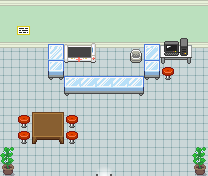

Rendered tile map (Tiled .tmx) drawn with the repository's tilesets; below, a short description and the map source with its tile grids summarised:
An orthogonal 13x11 tile map with 16x16 px tiles, 4 tile layers (Tile Layer 1, Tile Layer 2, Tile Layer 3, Above player), 3 tilesets and 15 objects (8x collision, 7x event).

<map version="1.10" tiledversion="git" orientation="orthogonal" renderorder="right-down" compressionlevel="0" width="13" height="11" tilewidth="16" tileheight="16" infinite="0" nextlayerid="7" nextobjectid="31">
 <properties>
  <property name="edges" value="clamped" />
  <property name="inside" type="bool" value="true" />
  <property name="scenario" value="xero" />
  <property name="slug" value="cotton_cathedral" />
  <property name="map_type" value="clinic" />
 </properties>
 <tileset firstgid="1" source="../gfx/tilesets/core_indoor_walls.tsx" />
 <tileset firstgid="3865" source="../gfx/tilesets/core_indoor_floors.tsx" />
 <tileset firstgid="7729" source="../gfx/tilesets/core_set pieces.tsx" />
 <layer id="1" name="Tile Layer 1" width="13" height="11">
  <data>[143 cells, 143 non-empty, 4 distinct tile ids]</data>
 </layer>
 <layer id="2" name="Tile Layer 2" width="13" height="11">
  <data>[143 cells, 34 non-empty, 25 distinct tile ids]</data>
 </layer>
 <layer id="3" name="Tile Layer 3" width="13" height="11">
  <data>[143 cells, 4 non-empty, 2 distinct tile ids]</data>
 </layer>
 <layer id="4" name="Above player" width="13" height="11">
  <data>[143 cells, 5 non-empty, 3 distinct tile ids]</data>
 </layer>
 <objectgroup color="#ff0000" id="5" name="Collisions">
  <object id="5" type="collision" x="32" y="112" width="32" height="32" />
  <object id="6" type="collision" x="160" y="48" width="32" height="16" />
  <object id="7" type="collision" x="144" y="48" width="16" height="32" />
  <object id="8" type="collision" x="64" y="80" width="80" height="16" />
  <object id="9" type="collision" x="48" y="48" width="16" height="32" />
  <object id="11" type="collision" x="0" y="32" width="208" height="16" />
  <object id="22" type="collision" x="0" y="160" width="16" height="16" />
  <object id="23" type="collision" x="192" y="160" width="16" height="16" />
 </objectgroup>
 <objectgroup color="#ffff00" id="6" name="Events">
  <object id="17" name="Go outside" type="event" x="96" y="160" width="16" height="16">
   <properties>
    <property name="act10" value="transition_teleport cotton_town.tmx,19,27,0.3" />
    <property name="act20" value="char_face player,down" />
    <property name="cond10" value="is char_at player" />
    <property name="cond20" value="is char_facing player,down" />
   </properties>
  </object>
  <object id="24" name="Play Music" type="event" x="0" y="0" width="16" height="16">
   <properties>
    <property name="act10" value="play_music music_cathedral_theme" />
    <property name="cond10" value="not music_playing music_cathedral_theme" />
   </properties>
  </object>
  <object id="26" name="create npcs" type="event" x="32" y="0" width="16" height="16">
   <properties>
    <property name="act10" value="create_npc tabanurse,5,4,stand" />
    <property name="cond10" value="not char_exists tabanurse" />
   </properties>
  </object>
  <object id="27" name="hello there" type="event" x="80" y="80" width="16" height="16">
   <properties>
    <property name="act10" value="translated_dialog tabanurse_dialog_cotton" />
    <property name="act20" value="translated_dialog_choice yes:no,chooses" />
    <property name="cond10" value="is char_facing_tile player" />
    <property name="cond20" value="is button_pressed K_RETURN" />
    <property name="cond30" value="not variable_set chooses:yes" />
   </properties>
  </object>
  <object id="28" name="Heal SaiyanQuest" type="event" x="80" y="96" width="16" height="16">
   <properties>
    <property name="act10" value="set_monster_health" />
    <property name="act20" value="set_monster_status" />
    <property name="act30" value="translated_dialog okaythen" />
    <property name="act40" value="char_face tabanurse,up" />
    <property name="act50" value="wait 1" />
    <property name="act60" value="char_face tabanurse,down" />
    <property name="act70" value="translated_dialog okaythen2" />
    <property name="act80" value="set_variable chooses:none" />
    <property name="act90" value="set_teleport_faint player,cotton_cathedral.tmx,6,7" />
    <property name="cond10" value="is variable_set chooses:yes" />
   </properties>
  </object>
  <object id="29" name="Auto Healing Teleported" type="event" x="16" y="0" width="16" height="16">
   <properties>
    <property name="act1" value="set_monster_health" />
    <property name="act2" value="set_monster_status" />
    <property name="act3" value="set_variable teleport_clinic:none" />
    <property name="cond1" value="is variable_set teleport_clinic:lost" />
   </properties>
  </object>
  <object id="30" name="Use Computer" type="event" x="160" y="48" width="16" height="16">
   <properties>
    <property name="act1" value="access_pc player" />
    <property name="cond1" value="is char_facing_tile player" />
    <property name="cond2" value="is button_pressed K_RETURN" />
   </properties>
  </object>
 </objectgroup>
</map>
